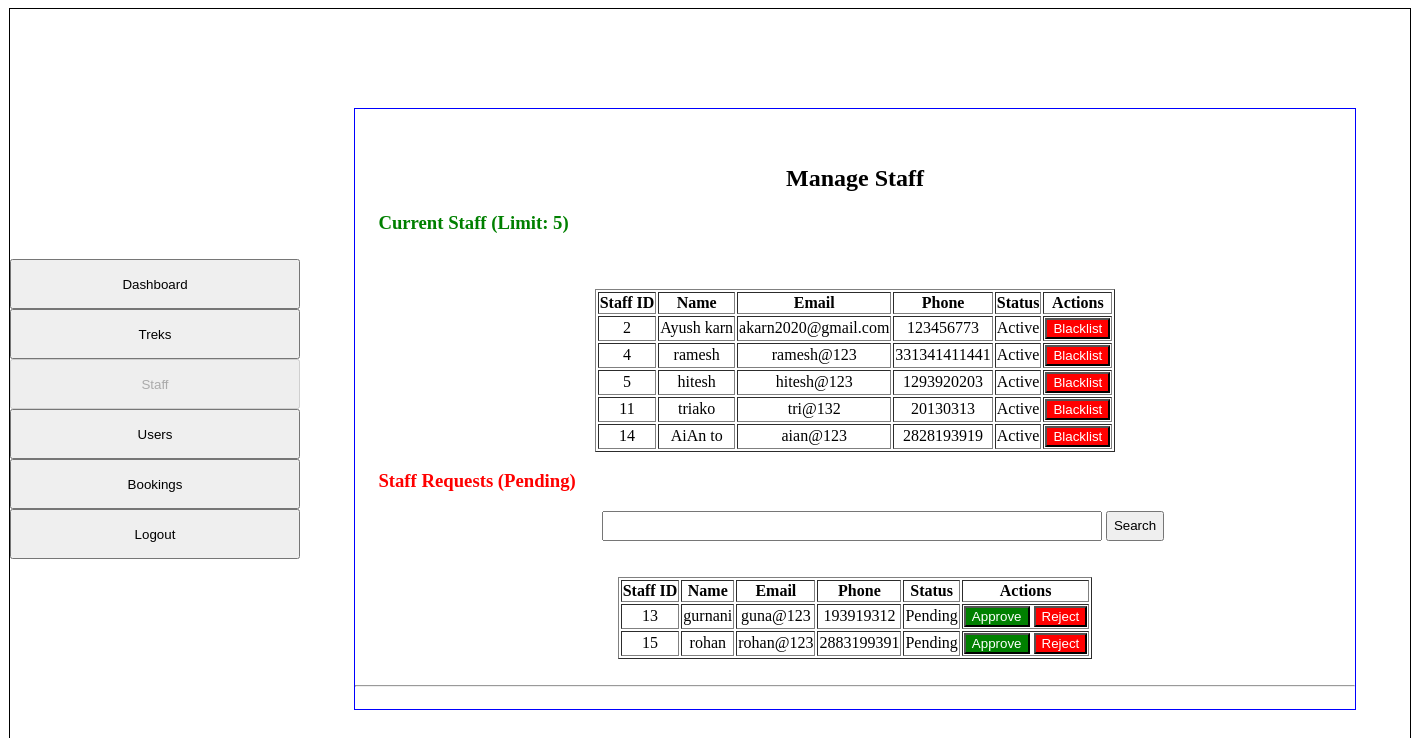
The page /all_staffs on the database its author committed.
### models.py (models this page shows)
class User(db.Model):
    __tablename__ = "users"
    user_id = db.Column(db.Integer, primary_key=True)
    full_name = db.Column(db.String(100), nullable=False)
    email = db.Column(db.String(120), unique=True, nullable=False)
    password = db.Column(db.String(200), nullable=False)
    phone = db.Column(db.String(15), nullable=False)
    role = db.Column(db.String(50), nullable=False)
    status = db.Column(db.String(20), nullable=False)
    bookings = db.relationship("Booking", cascade="all,delete", backref="user")

### app.py (the view)
@app.route('/all_staffs', methods=['GET', 'POST'])
def admin_staff():
    if request.method == 'POST':
        search_query = request.form.get("search")
        active_staff = db.session.query(User).filter(
            User.role == "1",
            User.status == "Active",
            (User.full_name.like(f"%{search_query}%")) |
            (User.email.like(f"%{search_query}%"))
        ).all()
        pending_staff = db.session.query(User).filter(
            User.role == "1",
            User.status == "Pending",
            (User.full_name.like(f"%{search_query}%")) |
            (User.email.like(f"%{search_query}%"))
        ).all()
    else:
        active_staff = db.session.query(User).filter(User.role == "1", User.status == "Active").all()
        pending_staff = db.session.query(User).filter(User.role == "1", User.status == "Pending").all()
    return render_template("all_staff.html", current_staff=active_staff, pending_staff=pending_staff)

### templates/all_staff.html (shortened to what this page needs)
{% extends "base.html" %}
{% block sidebar %}
<a href="/admin_dashboard"><input type="button" value="Dashboard" style="width: 290px; height: 50px; margin: 0 auto;"></a><br>
<a href="/manage_treks"><input type="button" value="Treks" style="width: 290px; height: 50px; margin: 0 auto;"></a><br>
<a href="/all_staffs"><input type="button" value="Staff" style="width: 290px; height: 50px; margin: 0 auto;" disabled></a><br>
<a href="/all_users"><input type="button" value="Users" style="width: 290px; height: 50px; margin: 0 auto;"></a><br>
<a href="/bookings"><input type="button" value="Bookings" style="width: 290px; height: 50px; margin: 0 auto;"></a><br>
<a href="/logout"><input type="button" value="Logout" style="width: 290px; height: 50px; margin: 0 auto;"></a>
{% endblock %}
{% block content %}
<div style="text-align: center;">
    <h2>Manage Staff</h2>
    <h3 style="text-align: left; color: green;">&nbsp; &nbsp; &nbsp;Current Staff (Limit: 5)</h3>
<br>
<br>
    <table border="1px solid black" style="margin: 0 auto;" >
        <tr><th>Staff ID</th><th>Name</th><th>Email</th><th>Phone</th><th>Status</th><th>Actions</th></tr>
        {% for s in current_staff %}
        <tr>
            <td>{{ s.user_id }}</td><td>{{ s.full_name }}</td><td>{{ s.email }}</td><td>{{ s.phone }}</td><td>{{ s.status }}</td>
            <td>
                <a href="/update_status/{{ s.user_id }}/Fired"><input type="button" value="Blacklist" style="background-color: red; color: white;"></a>
            </td>
        </tr>
        {% endfor %}
    </table>
    <h3 style="text-align: left; color: red;">&nbsp; &nbsp; &nbsp;Staff Requests (Pending)</h3>
            <form method="POST" action="">
<input type="search" name="search" style="width: 500px; height: 30px;">
<input type="submit" value="Search" style="height: 30px; cursor: pointer;">
</form>
<br><br>
    <table border="1px solid black" style="margin: auto;" >
        <tr><th>Staff ID</th><th>Name</th><th>Email</th><th>Phone</th><th>Status</th><th>Actions</th></tr>
        {% for s in pending_staff %}
        <tr>
            <td>{{ s.user_id }}</td><td>{{ s.full_name }}</td><td>{{ s.email }}</td><td>{{ s.phone }}</td><td>{{ s.status }}</td>
            <td>
                <a href="/update_status/{{ s.user_id }}/Active"><input type="button" value="Approve" style="background-color: green; color: white;"></a>
                <a href="/update_status/{{ s.user_id }}/Rejected"><input type="button" value="Reject" style="background-color: red; color: white;"></a>
            </td>
        </tr>
        {% endfor %}
    </table>
    <br><hr><br>
</div>
{% endblock %}

### rows shown on the page
User: user_id "2", full_name "Ayush karn", email "akarn2020@gmail.com", phone "123456773", status "Active"
User: user_id "4", full_name "ramesh", email "ramesh@123", phone "331341411441", status "Active"
User: user_id "5", full_name "hitesh", email "hitesh@123", phone "1293920203", status "Active"
User: user_id "11", full_name "triako", email "tri@132", phone "20130313", status "Active"
User: user_id "14", full_name "AiAn to", email "aian@123", phone "2828193919", status "Active"
User: user_id "13", full_name "gurnani", email "guna@123", phone "193919312", status "Pending"
User: user_id "15", full_name "rohan", email "rohan@123", phone "2883199391", status "Pending"
